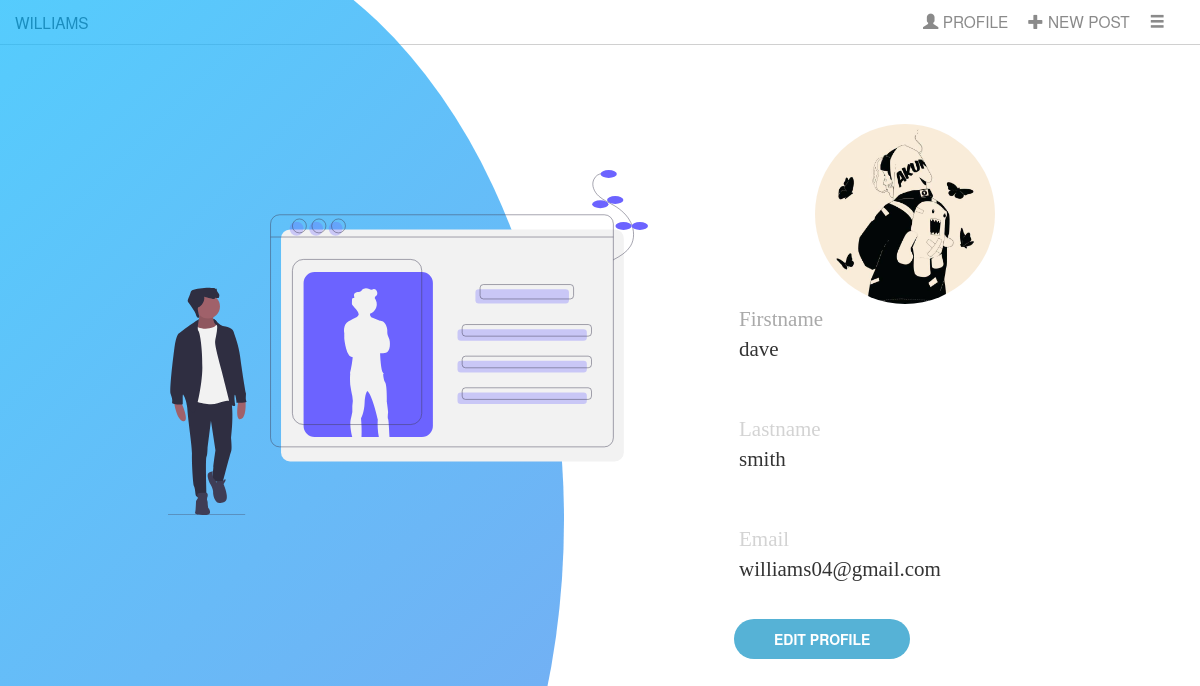
Screenshot of /user/profile/williams/ (signed in) with the database file from the repository.
### users/models.py (models this page shows, shortened)
class Profile(models.Model):
    user = models.OneToOneField(User,on_delete=models.CASCADE)
    image = models.ImageField(default='default.jpg',upload_to='profile_pics')

### users/views.py (the view)
# urls.py: path('profile/<str:username>/',view_profile.as_view(),name='profile-detail'),
class view_profile(LoginRequiredMixin,ListView):
    model = Profile
    template_name = 'users/profile_detail.html'
    context_object_name = 'profile'
    def get_queryset(self):
        data = get_object_or_404(User,username=self.kwargs.get('username'))
        return Profile.objects.filter(user=data)

### users/templates/users/profile_detail.html
{% extends 'posts/base.html' %}
{% load crispy_forms_tags %}
{% load static %}
{% block css %}
    <link rel="stylesheet" href="{% static 'users/profile_detail.css' %}">
{% endblock css%}
{% block content %}
    {% for profiles in profile %}
    <div class="profile-container">
        <div class="left-design">
            <div class="logo">
                <img src="/static/users/images/profile.svg" alt="">
            </div>
        </div>
        <div id="profile-wrapper">
                <div class="profile-card">
                    <div class="top">
                        <div class="user-profile">
                            <h2> {{ profiles.user.username}}</h2>
                            <span>{{ profiles.user.email}}</span>
                        </div>
                        <div class="profile-picture">
                            <img src="{{ user.profile.image.url }}" alt="profile picture">
                        </div>
                    </div>
                    <div class="user-info">
                        {% if profiles.user.first_name %}
                        <div class="firstname-label"> Firstname </div>{{ profiles.user.first_name}}
                        {% endif %}
                        {% if profiles.user.last_name %}
                            <div class="lastname-label">  Lastname </div>{{ profiles.user.last_name}}
                        {% endif %}
                        <div class="email-label"> Email </div>{{ profiles.user.email}}
                    </div>
                    <div class="profile-buttons">
                        <p><a href="{% url 'profile' user.username %}"><button class="update-btn"> EDIT PROFILE </button></a></p>
                    </div>
                </div>
        </div>
    </div>
    {% endfor %}
{% endblock content %}

### posts/static/posts/base.css (style rules this page uses)
* { margin: 0px; padding: 0px; }

### users/static/users/profile_detail.css (style rules this page uses)
body { overflow: hidden; }
.profile-container { display: flex; flex-direction: row; }
.left-design { position: relative; width: 40%; }
#profile-wrapper { width: 60%; display: flex; justify-content: center; }
.logo::before { content: ''; position: absolute; opacity: 0.7; width: 70vw; height: 150vh; border-radius: 50%; top: -20%; left: 30% ; transform: translate(-50%); background: linear-gradient(-45deg,#4481eb,#04befe 95%); }
.logo img { position: absolute; width: 100%; top: 20%; left: 35%; }
.top { width: 100%; text-align: left; }
.profile-picture { display: block; width: 60%; float: right; }
.user-profile { font-family: Georgia, 'Times New Roman', Times, serif; color: white; }
.user-profile h2 { margin-bottom: 0px; font: xx-large; font-size: 2.5em; }
.profile-picture img { height: 180px; width: 180px; border-radius: 50%; }
#profile-wrapper button { color: white; margin-top: 10px; margin-left: 20px; height: 40px; width: 70%; padding: 5px; font-weight: bold; transition: 300ms ease-out; border: 1.2px solid rgba(86, 178, 214, 0.6); background-color: rgb(86, 178, 214); border-radius: 20px; }
.user-info { margin: 25px; font-family: 'Times New Roman', Times, serif; font: bold; font-size: 1.5em; }
.firstname-label { color: darkgray; margin-top: 60px; }
.lastname-label { color: lightgrey; margin-top: 50px; }
.email-label { color: lightgrey; margin-top: 50px; }

### rows the page displays
Profile: profile.image (picture), user.first_name "dave", user.last_name "smith", user.email "williams04@gmail.com"
